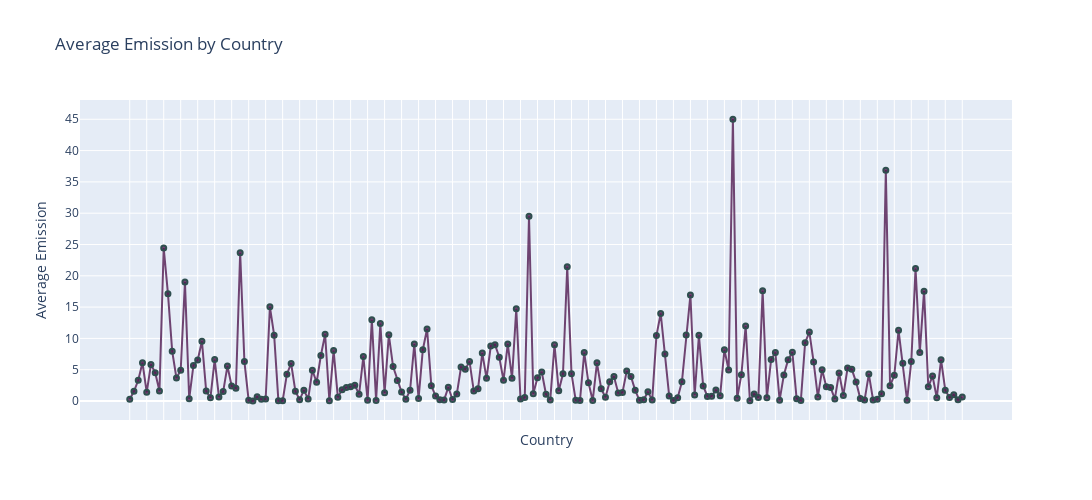

This figure's notebook cell:
### Code cell
# Plot Average Emission by Country
# Create the trace for the plot
trace = go.Scatter(
    x=mean_emission_country['Country'], 
    y=mean_emission_country['Emission'], 
    mode='lines+markers',
    marker=dict(
        color='rgba(80, 26, 80, 0.8)', 
        size=5,  
        line=dict(
            color='DarkSlateGrey',  
            width=2  
        )
    ), 
    text=mean_emission_country['Country']  
)

# Define the layout for the plot
layout = go.Layout(
    title='Average Emission by Country', 
    xaxis=dict(
        showticklabels=False,  
        title='Country'
         
    ),
    yaxis=dict(
        title='Average Emission',
        dtick=5.0,
        showgrid=True  
    ),
    height=500, 
    width=1600,
    showlegend=False  
)

# Create the figure with the trace and layout
fig = go.Figure(data=[trace], layout=layout)

iplot(fig)

### Figure 1 — Plotly figure (JSON) as saved in the notebook; plotly's stock layout.template omitted (floating-point values rounded to 4 significant figures; data arrays with more than 128 entries replaced by an {"elided": "..."} marker saying what was removed)
{"data": [{"marker": {"color": "rgba(80, 26, 80, 0.8)", "line": {"color": "DarkSlateGrey", "width": 2}, "size": 5}, "mode": "lines+markers", "text": {"elided": "197 str values"}, "type": "scatter", "x": {"elided": "197 str values"}, "y": {"elided": "197 float values"}}], "layout": {"height": 500, "showlegend": false, "title": {"text": "Average Emission by Country"}, "width": 1600, "xaxis": {"showticklabels": false, "title": {"text": "Country"}}, "yaxis": {"dtick": 5, "showgrid": true, "title": {"text": "Average Emission"}}}}
